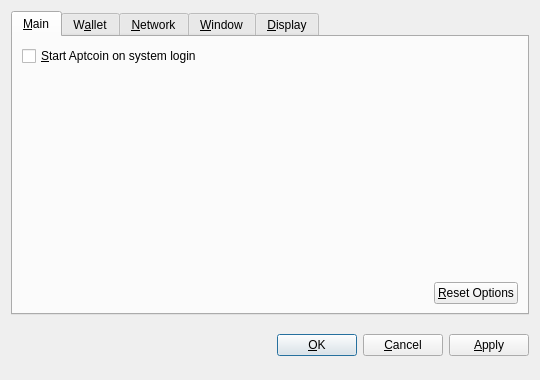
<?xml version="1.0" encoding="UTF-8"?>
<ui version="4.0">
 <class>OptionsDialog</class>
 <widget class="QDialog" name="OptionsDialog">
  <property name="geometry">
   <rect>
    <x>0</x>
    <y>0</y>
    <width>540</width>
    <height>380</height>
   </rect>
  </property>
  <property name="windowTitle">
   <string>Options</string>
  </property>
  <property name="modal">
   <bool>true</bool>
  </property>
  <layout class="QVBoxLayout" name="verticalLayout">
   <item>
    <widget class="QTabWidget" name="tabWidget">
     <property name="tabPosition">
      <enum>QTabWidget::North</enum>
     </property>
     <property name="currentIndex">
      <number>0</number>
     </property>
     <widget class="QWidget" name="tabMain">
      <attribute name="title">
       <string>&amp;Main</string>
      </attribute>
      <layout class="QVBoxLayout" name="verticalLayout_Main">
       <item>
        <widget class="QCheckBox" name="bitcoinAtStartup">
         <property name="toolTip">
          <string>Automatically start Aptcoin after logging in to the system.</string>
         </property>
         <property name="text">
          <string>&amp;Start Aptcoin on system login</string>
         </property>
        </widget>
       </item>
       <item>
        <spacer name="verticalSpacer_Main">
         <property name="orientation">
          <enum>Qt::Vertical</enum>
         </property>
         <property name="sizeHint" stdset="0">
          <size>
           <width>20</width>
           <height>40</height>
          </size>
         </property>
        </spacer>
       </item>
       <item>
        <layout class="QHBoxLayout" name="horizontalLayout_2_Main">
         <item>
          <spacer name="horizontalSpacer_2_Main">
           <property name="orientation">
            <enum>Qt::Horizontal</enum>
           </property>
           <property name="sizeHint" stdset="0">
            <size>
             <width>40</width>
             <height>20</height>
            </size>
           </property>
          </spacer>
         </item>
         <item>
          <widget class="QPushButton" name="resetButton">
           <property name="toolTip">
            <string>Reset all client options to default.</string>
           </property>
           <property name="text">
            <string>&amp;Reset Options</string>
           </property>
           <property name="autoDefault">
            <bool>false</bool>
           </property>
          </widget>
         </item>
        </layout>
       </item>
      </layout>
     </widget>
     <widget class="QWidget" name="tabWallet">
      <attribute name="title">
       <string>W&amp;allet</string>
      </attribute>
      <layout class="QVBoxLayout" name="verticalLayout_Network">
       <item>
        <widget class="QLabel" name="transactionFeeInfoLabel">
         <property name="text">
          <string>Optional transaction fee per kB that helps make sure your transactions are processed quickly. Most transactions are 1 kB.</string>
         </property>
         <property name="textFormat">
          <enum>Qt::PlainText</enum>
         </property>
         <property name="wordWrap">
          <bool>true</bool>
         </property>
        </widget>
       </item>
       <item>
        <layout class="QHBoxLayout" name="horizontalLayout_1_Main">
         <item>
          <widget class="QLabel" name="transactionFeeLabel">
           <property name="text">
            <string>Pay transaction &amp;fee</string>
           </property>
           <property name="textFormat">
            <enum>Qt::PlainText</enum>
           </property>
           <property name="buddy">
            <cstring>transactionFee</cstring>
           </property>
          </widget>
         </item>
         <item>
          <widget class="BitcoinAmountField" name="transactionFee"/>
         </item>
         <item>
          <spacer name="horizontalSpacer_1_Main">
           <property name="orientation">
            <enum>Qt::Horizontal</enum>
           </property>
           <property name="sizeHint" stdset="0">
            <size>
             <width>40</width>
             <height>20</height>
            </size>
           </property>
          </spacer>
         </item>
        </layout>
       </item>
       <item>
        <widget class="QLabel" name="label">
         <property name="text">
          <string>If you disable the spending of unconfirmed change, the change from a transaction cannot be used until that transaction has at least one confirmation. This also affects how your balance is computed.</string>
         </property>
         <property name="wordWrap">
          <bool>true</bool>
         </property>
        </widget>
       </item>
       <item>
        <widget class="QCheckBox" name="spendZeroConfChange">
         <property name="text">
          <string>Spend unconfirmed change  (experts only)</string>
         </property>
        </widget>
       </item>
       <item>
        <spacer name="verticalSpacer">
         <property name="orientation">
          <enum>Qt::Vertical</enum>
         </property>
         <property name="sizeHint" stdset="0">
          <size>
           <width>20</width>
           <height>40</height>
          </size>
         </property>
        </spacer>
       </item>
      </layout>
     </widget>
     <widget class="QWidget" name="tabNetwork">
      <attribute name="title">
       <string>&amp;Network</string>
      </attribute>
      <layout class="QVBoxLayout" name="verticalLayout_Network">
       <item>
        <widget class="QCheckBox" name="mapPortUpnp">
         <property name="toolTip">
          <string>Automatically open the Aptcoin client port on the router. This only works when your router supports UPnP and it is enabled.</string>
         </property>
         <property name="text">
          <string>Map port using &amp;UPnP</string>
         </property>
        </widget>
       </item>
       <item>
        <widget class="QCheckBox" name="connectSocks">
         <property name="toolTip">
          <string>Connect to the Aptcoin network through a SOCKS proxy (e.g. when connecting through Tor).</string>
         </property>
         <property name="text">
          <string>&amp;Connect through SOCKS proxy:</string>
         </property>
        </widget>
       </item>
       <item>
        <layout class="QHBoxLayout" name="horizontalLayout_Network">
         <item>
          <widget class="QLabel" name="proxyIpLabel">
           <property name="text">
            <string>Proxy &amp;IP:</string>
           </property>
           <property name="textFormat">
            <enum>Qt::PlainText</enum>
           </property>
           <property name="buddy">
            <cstring>proxyIp</cstring>
           </property>
          </widget>
         </item>
         <item>
          <widget class="QValidatedLineEdit" name="proxyIp">
           <property name="maximumSize">
            <size>
             <width>140</width>
             <height>16777215</height>
            </size>
           </property>
           <property name="toolTip">
            <string>IP address of the proxy (e.g. 127.0.0.1)</string>
           </property>
          </widget>
         </item>
         <item>
          <widget class="QLabel" name="proxyPortLabel">
           <property name="text">
            <string>&amp;Port:</string>
           </property>
           <property name="textFormat">
            <enum>Qt::PlainText</enum>
           </property>
           <property name="buddy">
            <cstring>proxyPort</cstring>
           </property>
          </widget>
         </item>
         <item>
          <widget class="QLineEdit" name="proxyPort">
           <property name="maximumSize">
            <size>
             <width>55</width>
             <height>16777215</height>
            </size>
           </property>
           <property name="toolTip">
            <string>Port of the proxy (e.g. 9050)</string>
           </property>
          </widget>
         </item>
         <item>
          <widget class="QLabel" name="socksVersionLabel">
           <property name="text">
            <string>SOCKS &amp;Version:</string>
           </property>
           <property name="textFormat">
            <enum>Qt::PlainText</enum>
           </property>
           <property name="buddy">
            <cstring>socksVersion</cstring>
           </property>
          </widget>
         </item>
         <item>
          <widget class="QValueComboBox" name="socksVersion">
           <property name="toolTip">
            <string>SOCKS version of the proxy (e.g. 5)</string>
           </property>
          </widget>
         </item>
         <item>
          <spacer name="horizontalSpacer_Network">
           <property name="orientation">
            <enum>Qt::Horizontal</enum>
           </property>
           <property name="sizeHint" stdset="0">
            <size>
             <width>40</width>
             <height>20</height>
            </size>
           </property>
          </spacer>
         </item>
        </layout>
       </item>
       <item>
        <spacer name="verticalSpacer_Network">
         <property name="orientation">
          <enum>Qt::Vertical</enum>
         </property>
         <property name="sizeHint" stdset="0">
          <size>
           <width>20</width>
           <height>40</height>
          </size>
         </property>
        </spacer>
       </item>
      </layout>
     </widget>
     <widget class="QWidget" name="tabWindow">
      <attribute name="title">
       <string>&amp;Window</string>
      </attribute>
      <layout class="QVBoxLayout" name="verticalLayout_Window">
       <item>
        <widget class="QCheckBox" name="minimizeToTray">
         <property name="toolTip">
          <string>Show only a tray icon after minimizing the window.</string>
         </property>
         <property name="text">
          <string>&amp;Minimize to the tray instead of the taskbar</string>
         </property>
        </widget>
       </item>
       <item>
        <widget class="QCheckBox" name="minimizeOnClose">
         <property name="toolTip">
          <string>Minimize instead of exit the application when the window is closed. When this option is enabled, the application will be closed only after selecting Quit in the menu.</string>
         </property>
         <property name="text">
          <string>M&amp;inimize on close</string>
         </property>
        </widget>
       </item>
       <item>
        <spacer name="verticalSpacer_Window">
         <property name="orientation">
          <enum>Qt::Vertical</enum>
         </property>
         <property name="sizeHint" stdset="0">
          <size>
           <width>20</width>
           <height>40</height>
          </size>
         </property>
        </spacer>
       </item>
      </layout>
     </widget>
     <widget class="QWidget" name="tabDisplay">
      <attribute name="title">
       <string>&amp;Display</string>
      </attribute>
      <layout class="QVBoxLayout" name="verticalLayout_Display">
       <item>
        <layout class="QHBoxLayout" name="horizontalLayout_1_Display">
         <item>
          <widget class="QLabel" name="langLabel">
           <property name="text">
            <string>User Interface &amp;language:</string>
           </property>
           <property name="textFormat">
            <enum>Qt::PlainText</enum>
           </property>
           <property name="buddy">
            <cstring>lang</cstring>
           </property>
          </widget>
         </item>
         <item>
          <widget class="QValueComboBox" name="lang">
           <property name="toolTip">
            <string>The user interface language can be set here. This setting will take effect after restarting Aptcoin.</string>
           </property>
          </widget>
         </item>
        </layout>
       </item>
       <item>
        <layout class="QHBoxLayout" name="horizontalLayout_2_Display">
         <item>
          <widget class="QLabel" name="unitLabel">
           <property name="text">
            <string>&amp;Unit to show amounts in:</string>
           </property>
           <property name="textFormat">
            <enum>Qt::PlainText</enum>
           </property>
           <property name="buddy">
            <cstring>unit</cstring>
           </property>
          </widget>
         </item>
         <item>
          <widget class="QValueComboBox" name="unit">
           <property name="toolTip">
            <string>Choose the default subdivision unit to show in the interface and when sending coins.</string>
           </property>
          </widget>
         </item>
        </layout>
       </item>
       <item>
        <widget class="QCheckBox" name="displayAddresses">
         <property name="toolTip">
          <string>Whether to show Aptcoin addresses in the transaction list or not.</string>
         </property>
         <property name="text">
          <string>&amp;Display addresses in transaction list</string>
         </property>
        </widget>
       </item>
       <item>
        <widget class="QCheckBox" name="coinControlFeatures">
         <property name="toolTip">
          <string>Whether to show coin control features or not.</string>
         </property>
         <property name="text">
          <string>Display coin &amp;control features (experts only!)</string>
         </property>
        </widget>
       </item>
       <item>
        <spacer name="verticalSpacer_Display">
         <property name="orientation">
          <enum>Qt::Vertical</enum>
         </property>
         <property name="sizeHint" stdset="0">
          <size>
           <width>20</width>
           <height>40</height>
          </size>
         </property>
        </spacer>
       </item>
      </layout>
     </widget>
    </widget>
   </item>
   <item>
    <layout class="QHBoxLayout" name="horizontalLayout_Buttons">
     <item>
      <spacer name="horizontalSpacer_1">
       <property name="orientation">
        <enum>Qt::Horizontal</enum>
       </property>
       <property name="sizeHint" stdset="0">
        <size>
         <width>40</width>
         <height>48</height>
        </size>
       </property>
      </spacer>
     </item>
     <item>
      <widget class="QLabel" name="statusLabel">
       <property name="font">
        <font>
         <weight>75</weight>
         <bold>true</bold>
        </font>
       </property>
       <property name="text">
        <string/>
       </property>
       <property name="textFormat">
        <enum>Qt::PlainText</enum>
       </property>
       <property name="wordWrap">
        <bool>true</bool>
       </property>
      </widget>
     </item>
     <item>
      <spacer name="horizontalSpacer_2">
       <property name="orientation">
        <enum>Qt::Horizontal</enum>
       </property>
       <property name="sizeHint" stdset="0">
        <size>
         <width>40</width>
         <height>48</height>
        </size>
       </property>
      </spacer>
     </item>
     <item>
      <widget class="QPushButton" name="okButton">
       <property name="text">
        <string>&amp;OK</string>
       </property>
      </widget>
     </item>
     <item>
      <widget class="QPushButton" name="cancelButton">
       <property name="text">
        <string>&amp;Cancel</string>
       </property>
       <property name="autoDefault">
        <bool>false</bool>
       </property>
      </widget>
     </item>
     <item>
      <widget class="QPushButton" name="applyButton">
       <property name="text">
        <string>&amp;Apply</string>
       </property>
       <property name="autoDefault">
        <bool>false</bool>
       </property>
      </widget>
     </item>
    </layout>
   </item>
  </layout>
 </widget>
 <customwidgets>
  <customwidget>
   <class>BitcoinAmountField</class>
   <extends>QSpinBox</extends>
   <header>bitcoinamountfield.h</header>
  </customwidget>
  <customwidget>
   <class>QValueComboBox</class>
   <extends>QComboBox</extends>
   <header>qvaluecombobox.h</header>
  </customwidget>
  <customwidget>
   <class>QValidatedLineEdit</class>
   <extends>QLineEdit</extends>
   <header>qvalidatedlineedit.h</header>
  </customwidget>
 </customwidgets>
 <resources/>
 <connections/>
</ui>
